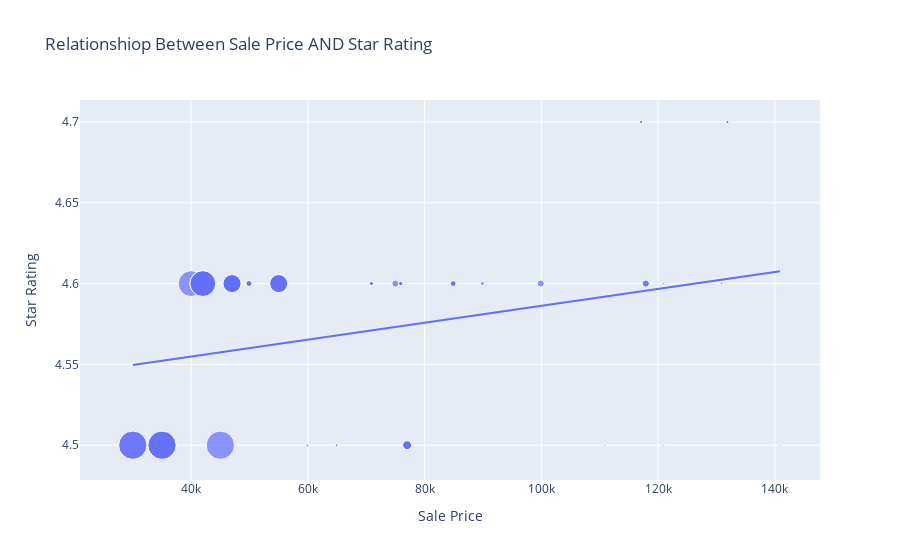

Here is the notebook cell this chart was saved with:
### Markdown cell above
### Now we see the relationship between sale price of iphone and star rating
####  There is a positive linear relationship between the sale price on iPhones and thestar rating. It means iPhones with less sale price  are having more star rating in India.

### Code cell
figure = px.scatter(data_frame= dt, x= "Sale Price",
                   y= "Star Rating",
                   size= "Number Of Reviews",
                   trendline= "ols",
                   title= "Relationship Between Sale Price AND Star Rating")
figure.show()

### Figure 1 — Plotly figure (JSON) as saved in the notebook; plotly's stock layout.template omitted (floating-point values rounded to 4 significant figures)
{"data": [{"hovertemplate": "Sale Price=%{x}<br>Star Rating=%{y}<br>Number Of Reviews=%{marker.size}<extra></extra>", "legendgroup": "", "marker": {"color": "#636efa", "size": [356, 356, 356, 794, 794, 356, 356, 794, 149, 6796, 6796, 6804, 6796, 6796, 101, 101, 101, 101, 523, 523, 101, 523, 522, 8161, 42, 45, 64, 42, 64, 180, 42, 45, 45, 63, 63, 180, 180, 45, 64, 45, 178, 42, 180, 178, 180, 64, 42, 45, 45, 45, 3357, 3357, 8154, 8161, 8154, 8161, 3331, 8161, 3331, 3331, 3331, 3331], "sizemode": "area", "sizeref": 20.4, "symbol": "circle"}, "mode": "markers", "name": "", "orientation": "v", "showlegend": false, "type": "scatter", "x": [49900, 84900, 84900, 77000, 77000, 49900, 49900, 77000, 89900, 41999, 39999, 41999, 41999, 41999, 131900, 117100, 131900, 117100, 74999, 117900, 117100, 117900, 99900, 44999, 140900, 130900, 64900, 120900, 59900, 75900, 110900, 130900, 120900, 64900, 64900, 75900, 75900, 120900, 59900, 120900, 75900, 140900, 70900, 70900, 75900, 59900, 110900, 120900, 130900, 130900, 54999, 54999, 29999, 34999, 34999, 34999, 54999, 29999, 46999, 46999, 46999, 46999], "xaxis": "x", "y": [4.6, 4.6, 4.6, 4.5, 4.5, 4.6, 4.6, 4.5, 4.6, 4.6, 4.6, 4.6, 4.6, 4.6, 4.7, 4.7, 4.7, 4.7, 4.6, 4.6, 4.7, 4.6, 4.6, 4.5, 4.5, 4.6, 4.5, 4.5, 4.5, 4.6, 4.5, 4.6, 4.6, 4.5, 4.5, 4.6, 4.6, 4.6, 4.5, 4.6, 4.6, 4.5, 4.6, 4.6, 4.6, 4.5, 4.5, 4.6, 4.6, 4.6, 4.6, 4.6, 4.5, 4.5, 4.5, 4.5, 4.6, 4.5, 4.6, 4.6, 4.6, 4.6], "yaxis": "y"}, {"hovertemplate": "<b>OLS trendline</b><br>Star Rating = 5.24044e-07 * Sale Price + 4.53384<br>R<sup>2</sup>=0.092277<br><br>Sale Price=%{x}<br>Star Rating=%{y} <b>(trend)</b><extra></extra>", "legendgroup": "", "marker": {"color": "#636efa", "symbol": "circle"}, "mode": "lines", "name": "", "showlegend": false, "type": "scatter", "x": [29999, 29999, 34999, 34999, 34999, 39999, 41999, 41999, 41999, 41999, 44999, 46999, 46999, 46999, 46999, 49900, 49900, 49900, 54999, 54999, 54999, 59900, 59900, 59900, 64900, 64900, 64900, 70900, 70900, 74999, 75900, 75900, 75900, 75900, 75900, 77000, 77000, 77000, 84900, 84900, 89900, 99900, 110900, 110900, 117100, 117100, 117100, 117900, 117900, 120900, 120900, 120900, 120900, 120900, 130900, 130900, 130900, 130900, 131900, 131900, 140900, 140900], "xaxis": "x", "y": [4.55, 4.55, 4.552, 4.552, 4.552, 4.555, 4.556, 4.556, 4.556, 4.556, 4.557, 4.558, 4.558, 4.558, 4.558, 4.56, 4.56, 4.56, 4.563, 4.563, 4.563, 4.565, 4.565, 4.565, 4.568, 4.568, 4.568, 4.571, 4.571, 4.573, 4.574, 4.574, 4.574, 4.574, 4.574, 4.574, 4.574, 4.574, 4.578, 4.578, 4.581, 4.586, 4.592, 4.592, 4.595, 4.595, 4.595, 4.596, 4.596, 4.597, 4.597, 4.597, 4.597, 4.597, 4.602, 4.602, 4.602, 4.602, 4.603, 4.603, 4.608, 4.608], "yaxis": "y"}], "layout": {"legend": {"itemsizing": "constant", "tracegroupgap": 0}, "title": {"text": "Relationshiop Between Sale Price AND Star Rating"}, "xaxis": {"anchor": "y", "domain": [0, 1], "title": {"text": "Sale Price"}}, "yaxis": {"anchor": "x", "domain": [0, 1], "title": {"text": "Star Rating"}}}}
